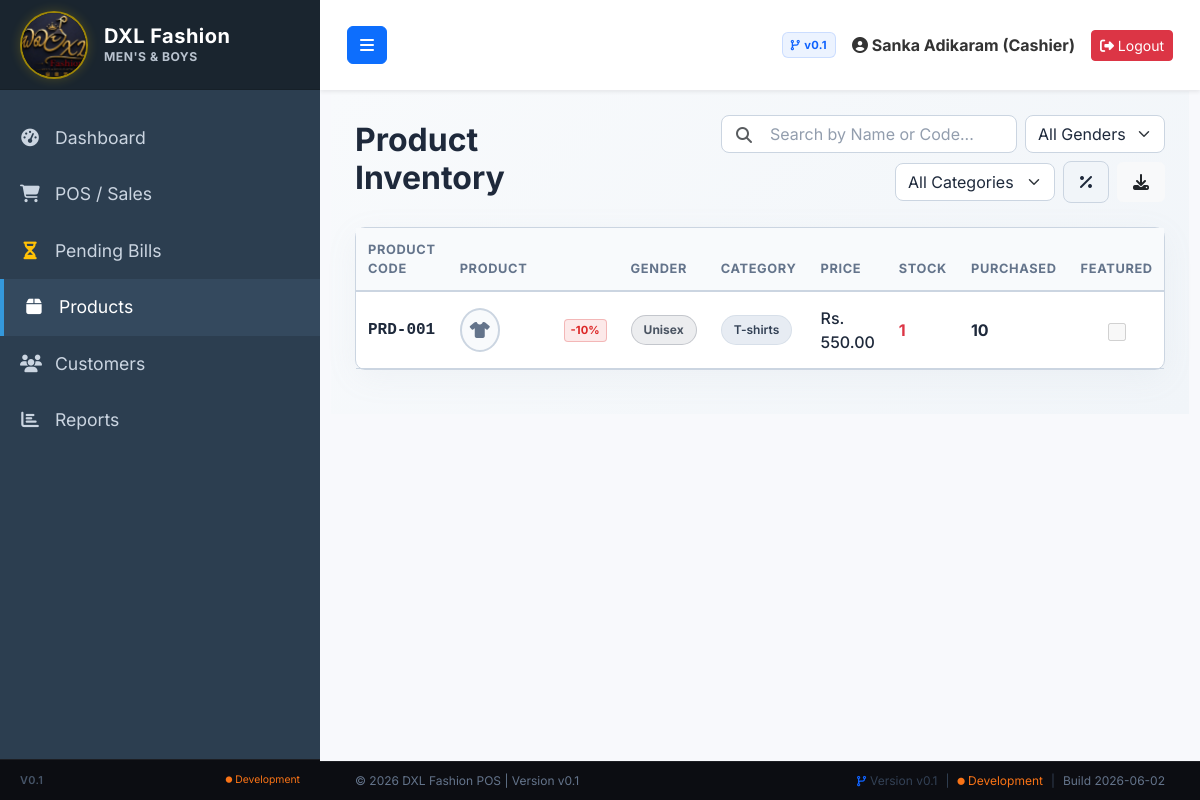
Page /products.php (signed in) on the earlier database version.
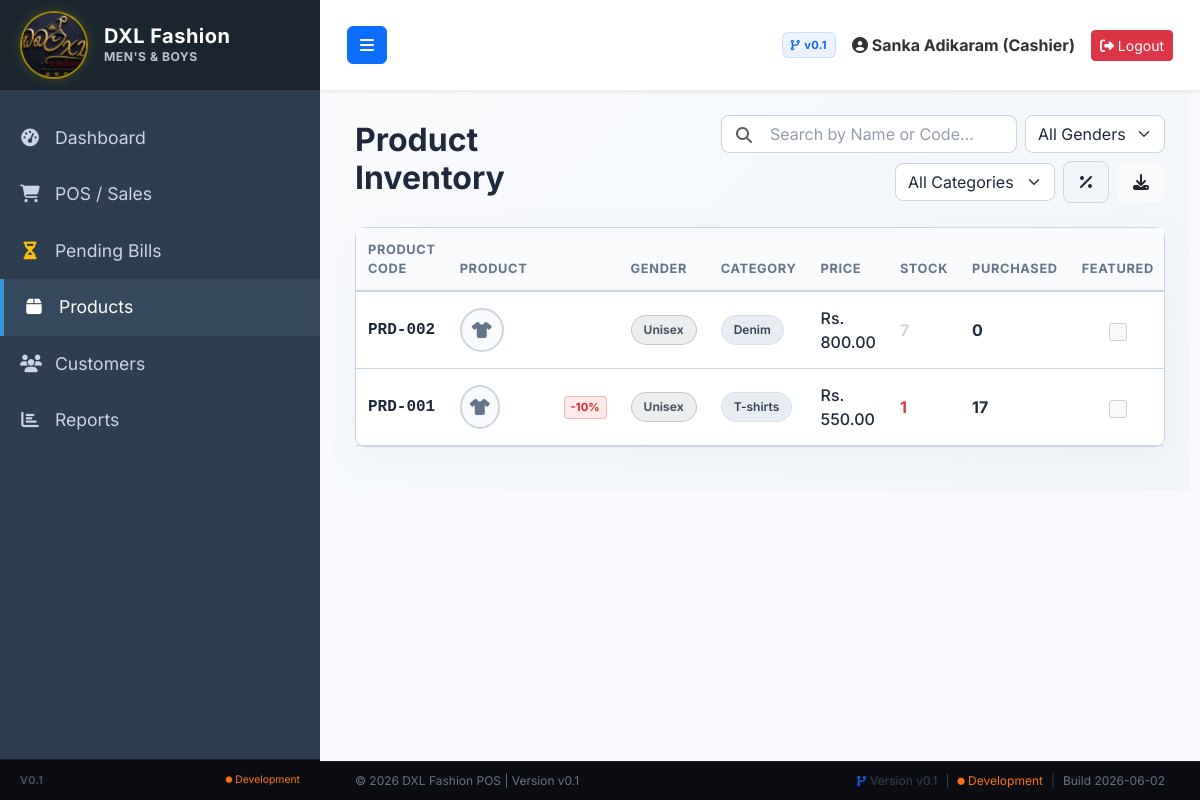
Same page on the later database version.
### tables this page shows
CREATE TABLE `products` (
  `id` int(11) NOT NULL AUTO_INCREMENT,
  `category_id` int(11) DEFAULT NULL,
  `brand_id` int(11) DEFAULT NULL,
  `product_name` varchar(255) NOT NULL,
  `barcode` varchar(100) DEFAULT NULL,
  `size` varchar(10) DEFAULT NULL,
  `gender` varchar(20) DEFAULT 'Unisex',
  `color` varchar(50) DEFAULT NULL,
  `purchase_price` decimal(10,2) NOT NULL DEFAULT 0.00,
  `selling_price` decimal(10,2) NOT NULL DEFAULT 0.00,
  `discount_percent` int(11) DEFAULT 0,
  `stock_quantity` int(11) NOT NULL DEFAULT 0,
  `is_featured` tinyint(1) DEFAULT 0,
  `reorder_level` int(11) NOT NULL DEFAULT 5,
  `image` varchar(255) DEFAULT 'default.png',
  `created_at` timestamp NOT NULL DEFAULT current_timestamp(),
  PRIMARY KEY (`id`),
  UNIQUE KEY `barcode` (`barcode`),
  KEY `category_id` (`category_id`),
  KEY `brand_id` (`brand_id`),
  CONSTRAINT `fk_prod_brand` FOREIGN KEY (`brand_id`) REFERENCES `brands` (`id`) ON DELETE SET NULL,
  CONSTRAINT `fk_prod_cat` FOREIGN KEY (`category_id`) REFERENCES `categories` (`id`) ON DELETE SET NULL
);

CREATE TABLE `categories` (
  `id` int(11) NOT NULL AUTO_INCREMENT,
  `category_name` varchar(100) NOT NULL,
  `created_at` timestamp NOT NULL DEFAULT current_timestamp(),
  PRIMARY KEY (`id`)
);

### products.php (the view, shortened to what the changed rows need)
<?php
require_once 'config/database.php';
require_once 'includes/header.php';
$products = $pdo->query("
    SELECT p.*, c.category_name, b.brand_name,
           COALESCE((SELECT SUM(si.quantity) FROM sale_items si WHERE si.product_id = p.id), 0) as purchased_qty
    FROM products p
    LEFT JOIN categories c ON p.category_id = c.id
    LEFT JOIN brands b ON p.brand_id = b.id
    ORDER BY p.id DESC
")->fetchAll();
?>
<div class="premium-dark-page" style="margin: -24px; padding: 24px;">
    <div class="row align-items-center mb-4 g-3">
        <div class="col-md-3">
            <h2 class="fw-bold m-0 text-white">Product Inventory</h2>
        </div>
    </div>
    <div class="card border-0">
        <div class="card-body p-0">
            <div class="table-responsive">
                <table class="table table-hover align-middle m-0" id="inventoryTable">
                    <thead>
                        <tr>
                            <th>Product Code</th>
                            <th>Product</th>
                            <th>Gender</th>
                            <th>Category</th>
                            <th>Price</th>
                            <th>Stock</th>
                            <th>Purchased</th>
                            <th class="text-center">Featured</th>
                        </tr>
                    </thead>
                    <tbody>
                        <?php foreach($products as $p): ?>
                        <tr class="out-of-stock-container"
                            data-gender="<?= htmlspecialchars($p['gender'] ?? 'Unisex') ?>"
                            data-category="<?= htmlspecialchars($p['category_name'] ?? '') ?>"
                            data-discount="<?= $p['discount_percent'] ?>">
                            <td class="product-code-cell fw-semibold font-monospace" style="color: #cbd5e1;">
                                <?= htmlspecialchars($p['barcode'] ?: 'PRD-'.str_pad($p['id'], 3, '0', STR_PAD_LEFT)) ?>
                            </td>
                            <td>
                                <div class="d-flex align-items-center gap-3">
                                    <?php
                                    $img_src = (file_exists('assets/images/'.$p['image']) && $p['image'] != 'default.png') ? 'assets/images/'.$p['image'] : null;
                                    if ($img_src):
                                    ?>
                                        <img src="<?= $img_src ?>" class="product-avatar-circle">
                                    <?php else: ?>
                                        <div class="product-avatar-fallback">
                                            <i class="fas fa-tshirt"></i>
                                        </div>
                                    <?php endif; ?>
                                    <div class="d-flex align-items-center">
                                        <span class="product-name-cell fw-bold text-white"><?= htmlspecialchars($p['product_name']) ?></span>
                                        <?php if ($p['discount_percent'] > 0): ?>
                                            <span class="badge-discount-percent">-<?= $p['discount_percent'] ?>%</span>
                                        <?php endif; ?>
                                    </div>
                                </div>
                            </td>
                            <td>
                                <?php
                                $gender_class = 'badge-gender-unisex';
                                ?>
                                <span class="<?= $gender_class ?>"><?= htmlspecialchars($p['gender'] ?? 'Unisex') ?></span>
                            </td>
                            <td>
                                <span class="badge-category-pill"><?= htmlspecialchars($p['category_name'] ?? 'General') ?></span>
                            </td>
                            <td class="text-white fw-medium">
                                Rs. <?= number_format($p['selling_price'], 2) ?>
                            </td>
                            <td>
                                <?php if($p['stock_quantity'] <= $p['reorder_level']): ?>
                                    <span class="fw-bold text-danger"><?= $p['stock_quantity'] ?></span>
                                <?php else: ?>
                                    <span class="fw-bold" style="color: #cbd5e1;"><?= $p['stock_quantity'] ?></span>
                                <?php endif; ?>
                            </td>
                            <td class="fw-bold text-success">
                                <?= number_format($p['purchased_qty']) ?>
                            </td>
                            <td class="text-center">
                                <input type="checkbox" class="premium-custom-checkbox" disabled <?= $p['is_featured'] ? 'checked' : '' ?>>
                            </td>
                        </tr>
                        <?php endforeach; ?>
                    </tbody>
                </table>
            </div>
        </div>
    </div>
</div>
<?php require_once 'includes/footer.php'; ?>

Differences in the rows shown:
added products: barcode+id "PRD-002", gender "Unisex", category.category_name "Denim", selling_price "800.00", stock_quantity "7", purchased_qty "0"
computed for products "PRD-001": purchased_qty "10" → "17"
